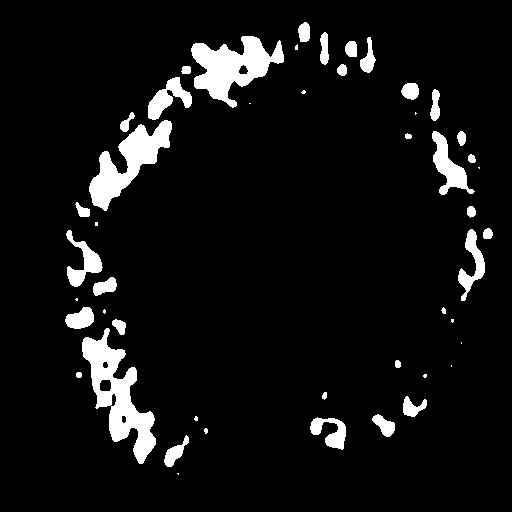
#> input picture output31.png, 512 x 512 px, found by its file name; the run also reads 1 picture not shown here
$ jupyter execute Number_of_cell_for_all_image.ipynb   (shell and % lines are left out)
#> lines starting #> are read from the running program, lines starting #| are printed output that depends on the picture; after the words box and inside, x2 and y2 are one past the last pixel; in counts of white or black regions, pixels touching at a corner belong together
<a href="https://colab.research.google.com/github/chsureshdaniel/Systems_bio_project/blob/main/Number_of_cell_for_all_image.ipynb" target="_parent"></a>

[cell 1]
from git import Repo

[cell 2]
import cv2
import numpy as np
import matplotlib.pyplot as plt

cells = []
# List of six image file names
image_files = ['/content/Systems_bio_project/output31.png', '/content/Systems_bio_project/output18.png', '/content/Systems_bio_project/output21.png','/content/Systems_bio_project/output29.png', '/content/Systems_bio_project/output38.png']


# Loop through each image file name
for filename in image_files:

    # Load image
    image = cv2.imread(filename)
#> image is the input picture: shape (512, 512, 3); 7% white; 48 white regions (15 under 20 px), largest, box (x1, y1, x2, y2) and area: (82, 328, 156, 464) 3819, (191, 36, 284, 108) 3258, (89, 120, 172, 211) 2932

    # Convert to grayscale
    gray = cv2.cvtColor(image, cv2.COLOR_BGR2GRAY)

    # Apply Gaussian blur
    blur = cv2.GaussianBlur(gray, (7,11), 0)
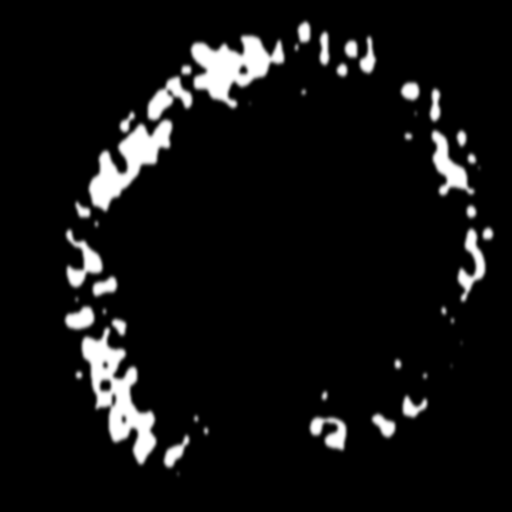
#> blur: shape (512, 512); min 0, max 255, mean 17.8

    # Apply Canny edge detection
    canny = cv2.Canny(blur, 1, 255, 3)
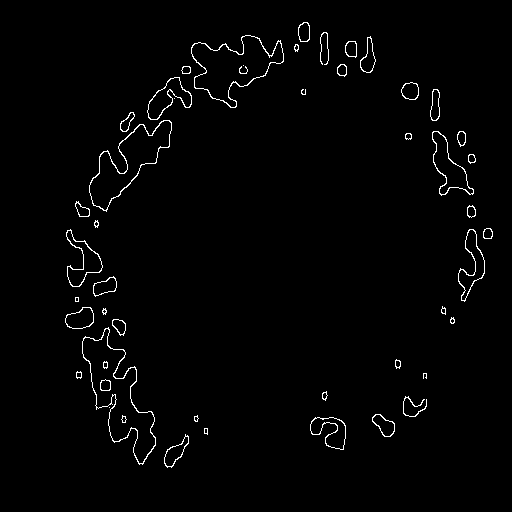
#> canny: shape (512, 512); 1.5% white in thin lines or dots, all inside (x1, y1, x2, y2) = (65, 22, 493, 468)

    # Dilate edges
    dilated = cv2.dilate(canny, (1,1), iterations=2)
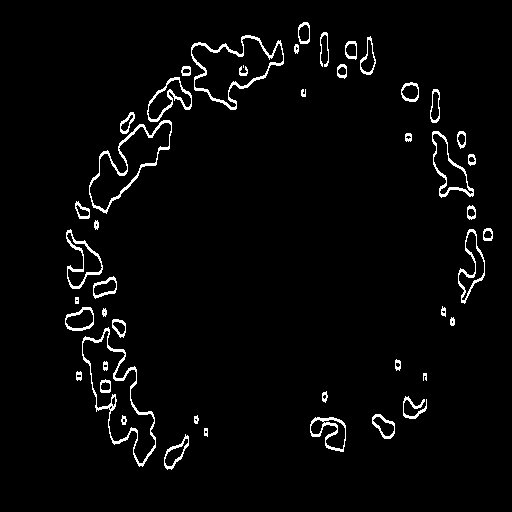
#> dilated: shape (512, 512); 3% white in thin lines or dots, all inside (x1, y1, x2, y2) = (65, 22, 493, 470)

    # Find contours
    (cnt, heirarchy) = cv2.findContours(dilated.copy(), cv2.RETR_EXTERNAL, cv2.CHAIN_APPROX_NONE)
#> cnt = 42 contours, 3 with area under 20; largest, box (x1, y1, x2, y2) and area: (82, 327, 156, 467) 4274, (191, 35, 284, 110) 3584, (89, 120, 172, 214) 3150, (432, 131, 474, 198) 1194, (147, 77, 192, 122) 951

    # Draw contours on original image
    rgb = cv2.cvtColor(blur, cv2.COLOR_BGR2RGB)
    cv2.drawContours(rgb, cnt, -1, (0,255,0), 2)
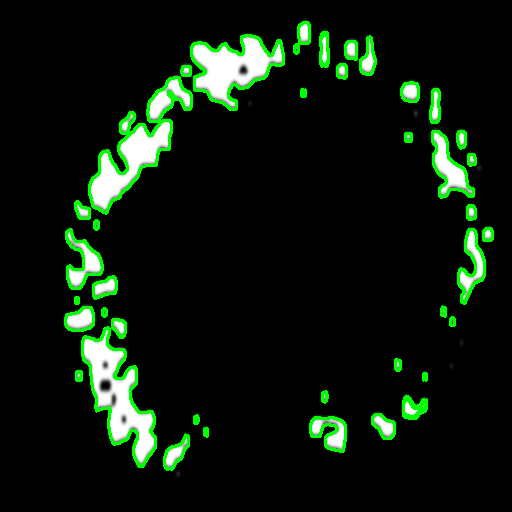
#> rgb: shape (512, 512, 3); mean R, G, B 13.5, 25.2, 13.5

    # Display image with contours
    plt.imshow(rgb)
    plt.show()

    # Print number of contours found
    print('Number of contours found: ', len(cnt))
#| Number of contours found:  42
    cells.append(len(cnt))
#> pass 2 of the loop `for filename in image_files:`:
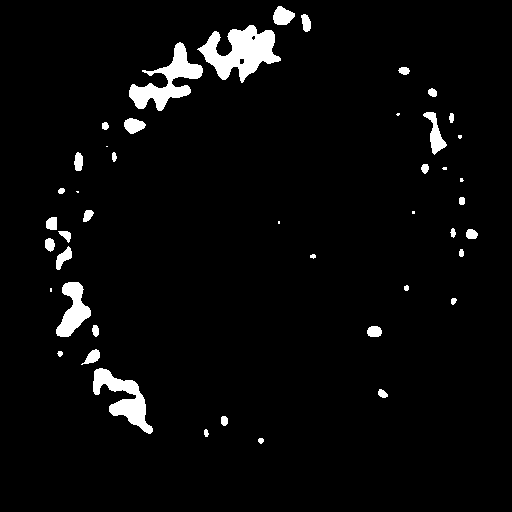
#> input picture output18.png, 512 x 512 px, found by its file name
#> image is the input picture: shape (512, 512, 3); 3.8% white; 45 white regions (9 under 20 px), largest, box (x1, y1, x2, y2) and area: (197, 25, 281, 83) 2490, (129, 42, 203, 111) 1881, (93, 368, 153, 434) 1542
#> canny: shape (512, 512); 1% white in thin lines or dots, all inside (x1, y1, x2, y2) = (45, 5, 478, 444)
#> `dilated = cv2.dilate(canny, (1,1), iterations=2)`:
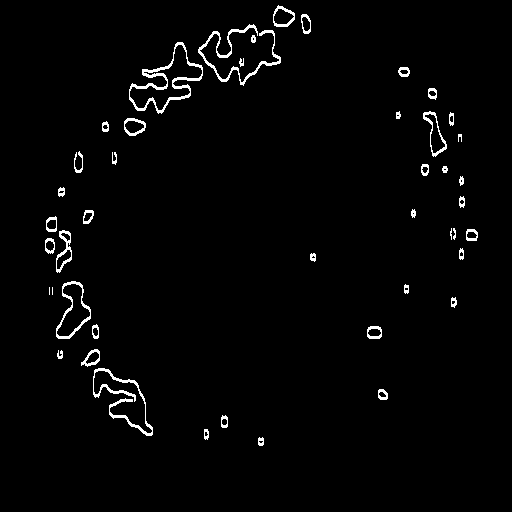
#> dilated: shape (512, 512); 2% white in thin lines or dots, all inside (x1, y1, x2, y2) = (45, 5, 478, 446)
#> cnt = 45 contours, 8 with area under 20; largest, box (x1, y1, x2, y2) and area: (129, 42, 203, 114) 2164, (56, 281, 91, 339) 1110, (423, 111, 447, 157) 462, (198, 24, 281, 86) 458, (93, 368, 153, 436) 400
#> `cv2.drawContours(rgb, cnt, -1, (0,255,0), 2)`:
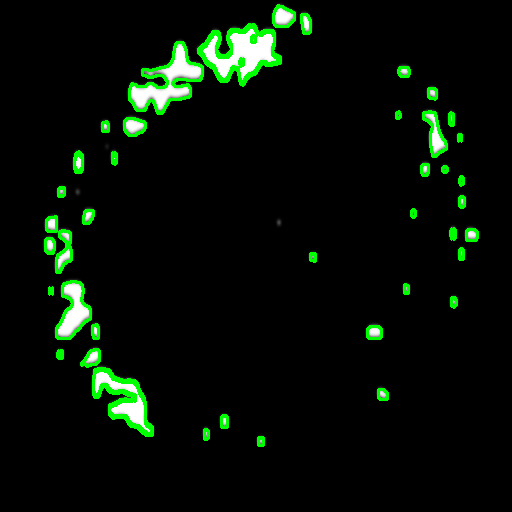
#> rgb: shape (512, 512, 3); mean R, G, B 6.3, 15.1, 6.3
#| Number of contours found:  45
#> pass 3 of the loop `for filename in image_files:`:
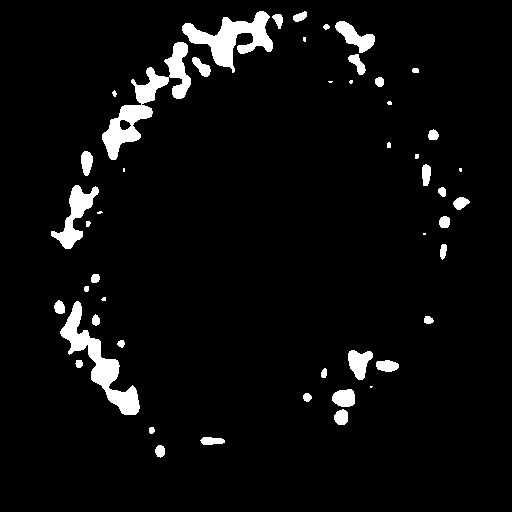
#> input picture output21.png, 512 x 512 px, found by its file name
#> image is the input picture: shape (512, 512, 3); 4.9% white; 49 white regions (11 under 20 px), largest, box (x1, y1, x2, y2) and area: (102, 42, 191, 160) 2738, (60, 301, 140, 415) 2337, (182, 11, 273, 73) 2230
#> canny: shape (512, 512); 1.3% white in thin lines or dots, all inside (x1, y1, x2, y2) = (51, 11, 470, 458)
#> `dilated = cv2.dilate(canny, (1,1), iterations=2)`:
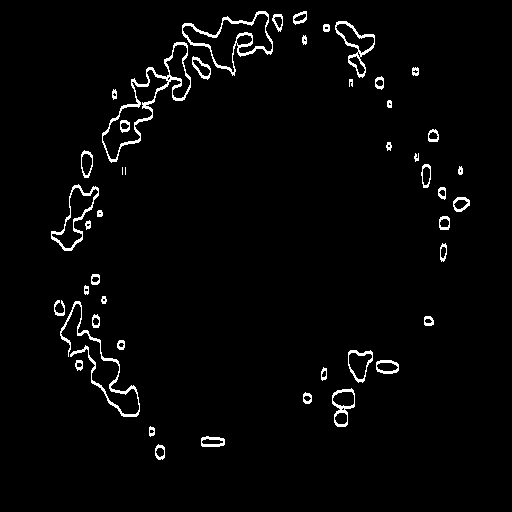
#> dilated: shape (512, 512); 2.5% white in thin lines or dots, all inside (x1, y1, x2, y2) = (51, 11, 470, 460)
#> cnt = 45 contours, 4 with area under 20; largest, box (x1, y1, x2, y2) and area: (102, 42, 191, 163) 3128, (182, 11, 273, 76) 2610, (51, 184, 99, 251) 1222, (335, 21, 375, 78) 902, (332, 388, 355, 427) 575
#> `cv2.drawContours(rgb, cnt, -1, (0,255,0), 2)`:
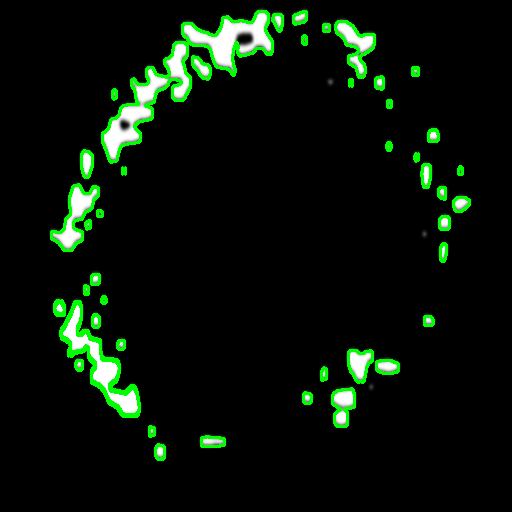
#> rgb: shape (512, 512, 3); mean R, G, B 8.7, 18.9, 8.7
#| Number of contours found:  45
#> the loop made 5 passes; the first 3 are shown

[cell 3]
cells

[cell 4]
# Plot cells
plt.plot(cells)
plt.plot(cells, '*')
plt.xlabel('Time')
plt.ylabel('Number of Stress Granules')
plt.title('Number of Stress Granules Vs Time')
plt.show()
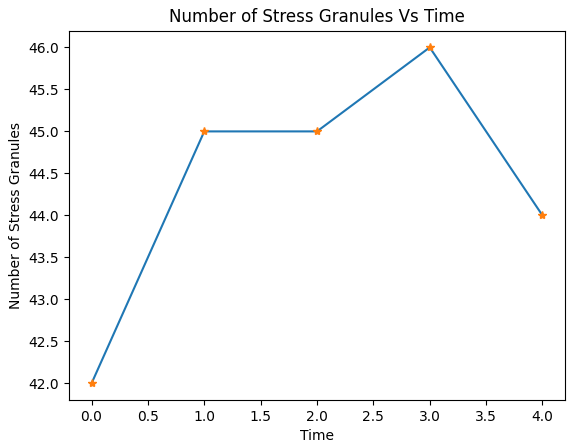
#> figure drawn by matplotlib, 1 panel
